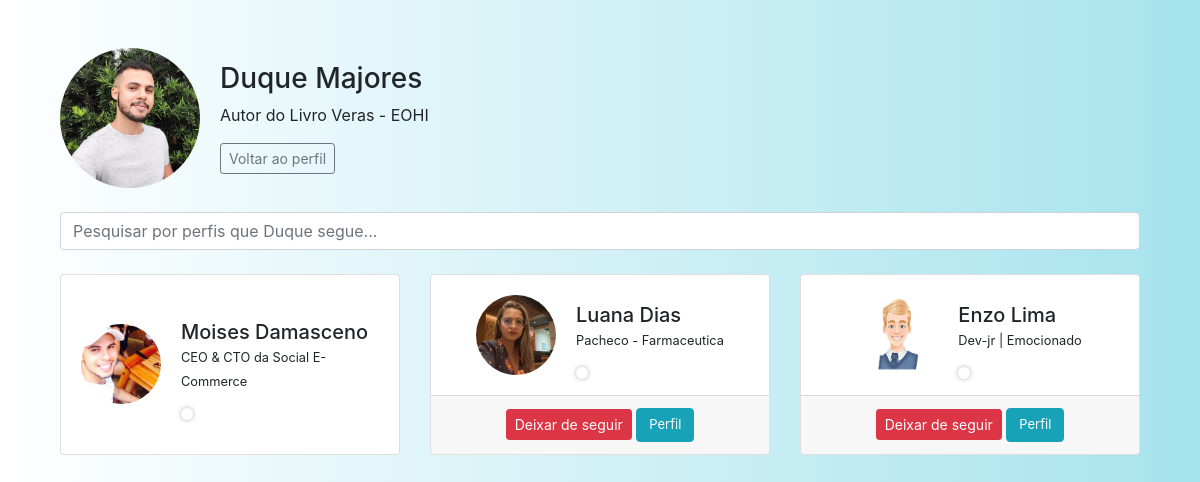
/seguindo/2/ (signed in), run on the app's committed database.
### app/models.py (models this page shows, shortened)
class User(UserMixin, db.Model):
    id = db.Column(db.Integer, primary_key=True)
    nome = db.Column(db.String(150))
    sobreNome = db.Column(db.String(150))
    status = db.Column(db.String(150))
    cpf_cnpj = db.Column(db.String(20), nullable=False, unique=True)
    email = db.Column(db.String(150), unique=True)
    senha = db.Column(db.String(150))
    imagem = db.Column(db.String(150), default='default.png')
    cor_fundo = db.Column(db.String(255), default='background-image: linear-gradient(to right, #fff, #a6e3ed);')
    notificacoes = db.relationship('Notificacao', backref='usuario', lazy='dynamic')
    seguindo = db.relationship(
        'User', secondary=followers,
        primaryjoin=(followers.c.follower_id == id),
        secondaryjoin=(followers.c.followed_id == id),
        backref=db.backref('seguidores', lazy='dynamic'),
        lazy='dynamic'
    )
    notificacoes = db.relationship('Notificacao', backref='dono', lazy='dynamic')
    last_seen = db.Column(db.DateTime, default=datetime.utcnow)
    def is_online(self):
        if self.last_seen is None:
            return False
        return datetime.utcnow() - self.last_seen < timedelta(minutes=0.10)

### app/views.py (the view)
@app.route('/seguindo/<int:id>/', endpoint='seguindo')
@login_required
def seguindo(id):
    obj = User.query.get_or_404(id)
    pesquisa = request.args.get('pesquisa', '').strip()
    seguindo_query = obj.seguindo
    if pesquisa:
        seguindo_filtrado = [user for user in seguindo_query if pesquisa.lower() in user.nome.lower()]
    else:
        seguindo_filtrado = seguindo_query
    context = {
        'dados': seguindo_filtrado,
        'usuario_atual_seguindo_ids': {u.id for u in current_user.seguindo}
    }
    return render_template('seguindo.html', obj=obj, context=context)

### app/__init__.py (called while the page is built)
@login_manager.user_loader
def load_user(user_id):
    return User.query.get(int(user_id))

### app/views.py (called while the page is built)
@app.before_request
def update_last_seen():
    if current_user.is_authenticated:
        current_user.last_seen = datetime.utcnow()
        db.session.commit()

### app/templates/seguindo.html (shortened to what this page needs)
{% extends 'base.html' %}
{% block styles %}
<link rel="stylesheet" href="{{ url_for('static', filename='css/index.css') }}">
<link rel="stylesheet" href="{{ url_for('static', filename='css/seguindo.css') }}">
{% endblock %}
{% block content %}
<div id="corpo_seguindo" class="container mt-5">
    <div id="titulo_seguindo" class="row mb-4 align-items-center">
        <div class="">
            <img id="img_seguindo_1" class="img-fluid rounded-circle" src="{{ url_for('static', filename='imagens/' + obj.imagem) }}" alt="Foto Perfil">
        </div>
        <div class="">
            <h3>{{ obj.nome }} {{ obj.sobreNome }}</h3>
            <p>{{ obj.status }}</p>
            <a href="{{ url_for('home', id=obj.id) }}" class="btn btn-outline-secondary btn-sm">Voltar ao perfil</a>
        </div>
    </div>
    <form method="get" class="mb-4">
        <input type="text" name="pesquisa" class="form-control" placeholder="Pesquisar por perfis que {{obj.nome}} segue..." value="{{ request.args.get('pesquisa', '') }}">
    </form>
    {% if not context.dados %}
        <p>Nenhum usuário encontrado.</p>
    {% else %}
        <div class="row">
            {% for usuario in context.dados %}
                <div class="col-md-4 mb-4">
                    <div class="card h-100">
                        <div id="card_conteudo_seguindo" class="card-body d-flex align-items-center">
                            <img src="{{ url_for('static', filename='imagens/' + usuario.imagem) }}" alt="Imagem do Usuário" class="rounded-circle me-3" width="60" height="60">
                            <div id="info_seguindo">
                                <h5 class="card-title mb-0">{{ usuario.nome }} {{ usuario.sobreNome }}</h5>
                                <p class="card-text"><small>{{ usuario.status }} </small></p>
                                <div id="status-indicador" class="{% if usuario.last_seen and usuario.is_online() %}online{% else %}offline{% endif %}"></div>
                            </div>
                        </div>
                        {% if usuario.id != current_user.id %}
                            <div class="card-footer text-center">
                                <form class="follow-toggle-form" data-user-id="{{ usuario.id }}"
                                    data-action="{% if usuario.id in context.usuario_atual_seguindo_ids %}deixar_de_seguir{% else %}seguir{% endif %}">
                                    <button type="submit"
                                            class="btn btn-sm {% if usuario.id in context.usuario_atual_seguindo_ids %}btn-danger{% else %}btn-primary{% endif %}">
                                        {% if usuario.id in context.usuario_atual_seguindo_ids %}Deixar de seguir{% else %}Seguir{% endif %}
                                    </button>
                                    <a href="{{ url_for('home', id=usuario.id) }}" class="btn btn-info">Perfil</a>
                                </form>
                            </div>
                        {% endif %}
                    </div>
                </div>
            {% endfor %}
        </div>
    {% endif %}
</div>
{% endblock %}

### app/static/css/index.css (style rules this page uses)
#body { background-image: linear-gradient(to right, #fff, #a6e3ed ); height: 100vh; }

### app/static/css/seguindo.css (style rules this page uses)
#corpo_seguindo { height: 100vh; }
#corpo_seguindo img { width: 140px; height: 140px; }
.card-footer form a { font-size: small; }
#status-indicador { position: absolute; width: 15px; height: 15px; border-radius: 50%; box-shadow: 0 0 5px rgba(0, 0, 0, 0.3); z-index: 1000; transition: background-color 0.3s ease; }
#status-indicador.offline { background-color: white; width: 12px; height: 12px; border-radius: 50%; }
#img_seguindo_1 { width: 120px; margin-right: 20px; margin-left: 15px; }
#card_conteudo_seguindo { margin: 0 auto; }
#info_seguindo { margin-left: 20px; }
#card_conteudo_seguindo img { width: 80px; height: 80px; }

### data on the page
User: imagem (picture), nome "Duque", sobreNome "Majores", status "Autor do Livro Veras - EOHI", pesquisa "Pesquisar por perfis que Duque segue..."
User: imagem (picture), nome "Moises", sobreNome "Damasceno", status "CEO & CTO da Social E-Commerce"
User: imagem (picture), nome "Luana", sobreNome "Dias", status "Pacheco - Farmaceutica", shows "Deixar de seguir"
User: imagem (picture), nome "Enzo", sobreNome "Lima", status "Dev-jr | Emocionado", shows "Deixar de seguir"
